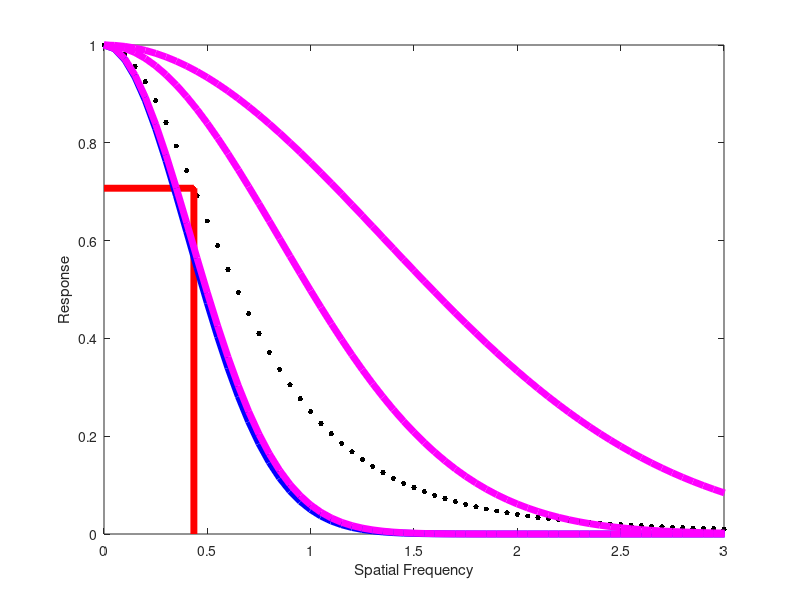

This figure's MATLAB source: (Note: this script raises an error after producing the figure.)




close all
clear
clc


NumSteps = 50;

% Find the scale parameters
maxsample = 10; 
ws = 0 : 0.05 : maxsample;
NumSample = length(ws);
ScaleParameterSpatial1 = zeros(NumSteps,1);
ScaleParameterSpatial2 = zeros(NumSteps,1);
ScaleParameterFrequency1 = zeros(NumSteps,1);
ScaleParameterFrequency2 = zeros(NumSteps,1);
CutoffFrequency1 = zeros(NumSteps,1);
CutoffFrequency2 = zeros(NumSteps,1);
cut = sqrt(log(2));
db3 = 1/sqrt(2);
ws2 = (ws.^2)';
tau = 1;
hEdge = 3;
H1 = zeros(NumSample,NumSteps);
H1(:,1) =  ones(NumSample,1) ;
H2 = zeros(NumSample,NumSteps);
H2(:,1) =  ones(NumSample,1) ;
h1 = 1 ./ ( ones(NumSample,1) + tau / hEdge^2 * ws2 );
h2 = 1 ./ ( ones(NumSample,1) + tau * ws2 );

for i = 1 : NumSteps - 1
    
    % Transfer function
    % 1st order
    H1(:,i+1) = H1(:,i) .* h1;
    % Find the frequency at the cutoff values
    CutoffFrequency1(i+1,1) = interp1(H1(:,i+1), ws, db3);
    % Change cutoff frequency to scale parameter
    ScaleParameterFrequency1(i,1) = CutoffFrequency1(i+1,1) / cut;   
    ScaleParameterSpatial1(i,1) = hEdge / ScaleParameterFrequency1(i,1);
    
    
    
    % Transfer function
    % 1st order
    H2(:,i+1) = H2(:,i) .* h2;
    % Find the frequency at the cutoff values
    CutoffFrequency2(i+1,1) = interp1(H2(:,i+1), ws, db3);
    % Change cutoff frequency to scale parameter
    ScaleParameterFrequency2(i,1) = CutoffFrequency2(i+1,1) / cut;   
    ScaleParameterSpatial2(i,1) = 1 / ScaleParameterFrequency2(i,1);
    
    
end

%%%%%%%%%%%%%%%%%%%%%%%%%%%%%%%%%%%%%%%%%%%%%%%%%%%%%%%%%%%%%%%%%%%%%%%%%%%
% Fadiafard Method (with a constrained search range)





% fs_spatial = sqrt(tau) ./ (2*pi*fs_frequency);

j = 3;
figure
plot(ws, H2(:,j),'k.','markersize',12')
hold on
plot([CutoffFrequency2(j) CutoffFrequency2(j)],[0 db3],'r-','linewidth',5)
plot([0 CutoffFrequency2(j)],[db3 db3],'r-','linewidth',5)
plot(CutoffFrequency2(j), db3,'r.','markersize',10')
% plot(ws, exp(-0.5*ws2/ScaleParameterFrequency2(j,1)^2),'b-')
plot(ws, exp(-0.5*ws2 * (2*j*tau)),'b-','linewidth',5)

maxsamplef = [0.4082, 4, 8];

for n = maxsamplef
    
    wsf = (0:0.05:n)';
    wsf2 = wsf.^2;
    wsf4 = wsf2.^2;
    fs_frequency = zeros(NumSteps,1);
    
    for i = 1 : NumSteps
        fs_frequency(i,1) = sqrt( 0.5*sum(wsf4') ./ sum( (wsf2').*sum( log(1 + ones(i,1) * (wsf2')) ,1) ,2) );
    end
    
    plot(ws, exp(-0.5*ws2 / fs_frequency(j)^2), 'm-','linewidth',5)
    
    
end

xlim([0 3])
ylabel('Response')
xlabel('Spatial Frequency')
ax = gca;
ax.XAxis.FontSize = 55;
ax.YAxis.FontSize = 55;
tb1 = annotation('arrow',[0.55 0.35],[0.7 0.35]);
tb1.LineWidth = 5;
tb1.HeadWidth = 25;




%%%%%%%%%%%%%%%%%%%%%%%%%%%%%%%%%%%%%%%%%%%%%%%%%%%%%%%%%%%%%%%%%%%%%%%%%%%
% Plot in log-space

% figure
% j = 3;
% plot(ws,log(H1(:,j)),'k.')
% hold on
% plot(ws, log(exp(-0.5*ws2 / ScaleParameterFrequency1(j,1)^2)),'b-')
% plot(ws, log(exp(-0.5*ws2 * (2*j*tau))), 'g--')
% xlim([0 maxsample])
% ylim([-70 0])
% legend('1st Order Implicit Euler TF','Least Squares Gaussian','Cutoff Frequency Gaussian')
% ylabel('Intensity')
% xlabel('Spatial Frequency')
% 
% 
% 
% j = 3;
% figure
% plot(ws,log(H2(:,j)),'k:')
% hold on
% plot(ws, log(exp(-0.5*ws2 / ScaleParameterFrequency2(j,1)^2)),'b-')
% plot(ws, log(exp(-0.5*ws2 * (2*j*tau))),'g--')
% axis([0 4 -20 0])





